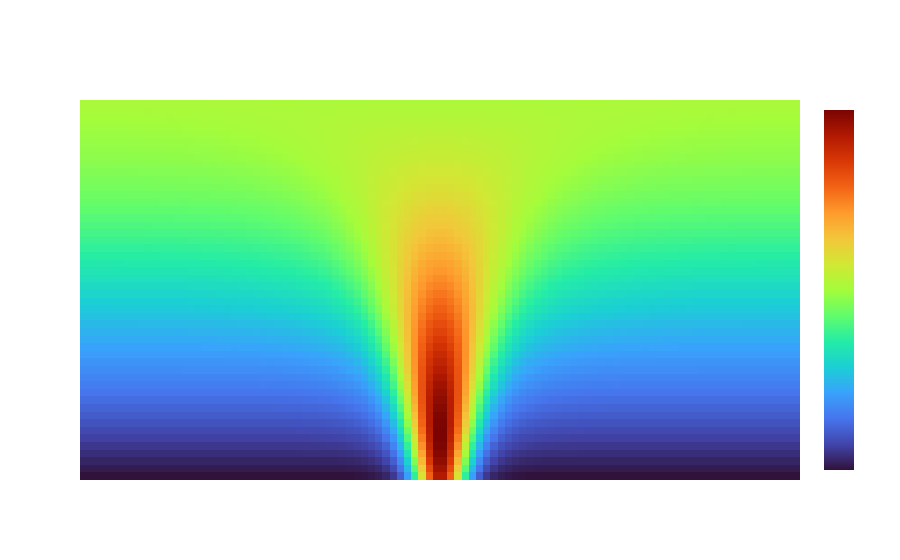

Write notebook code for a chart like this one.
### Code cell
# Stylish plotly plot
import plotly.graph_objects as go

def fancy_plot():
    # Instead of surface, visualize heatmap
    fig = go.Figure(data=[go.Heatmap(z=visual_set[channel], colorscale='turbo')])

    # Invert the y-axis
    fig.update_layout(yaxis_autorange='reversed')

    # Add the tick labels
    fig.update_xaxes(tickvals=[0, 0.5 * res, res, 1.5 * res, 2 * res - 1], ticktext=['0°', '90°', '180°', '270°', '360°'])
    fig.update_yaxes(tickvals=[0, 0.5 * res - 1], ticktext=['0°', '45°', '90°'])

    fig.update_layout(title=f'Sun Glint Reflectance (Solar Zenith: {incoming}°, Wind Speed: {wind_speed} m/s)',
                        xaxis_title='Outgoing Azimuth',
                        yaxis_title='Outgoing Zenith')

    # Set the background completely transparent
    fig.update_layout({
        'plot_bgcolor': 'rgba(0, 0, 0, 0)',
        'paper_bgcolor': 'rgba(0, 0, 0, 0)'
    })

    # Add suffix to the y-axis
    fig.update_yaxes(tickprefix='', ticksuffix='')

    # Show legend
    fig.update_layout(showlegend=True)

    # Color of gridlines and axes
    fig.update_layout({
        # Gridlines
        'yaxis': {
            'gridcolor': 'rgba(255, 255, 255, 0)',
            'title': {
                'font': {
                    'color': 'rgba(255, 255, 255, 1)'
                }
            },
            'zeroline': False
        },
        'xaxis': {
            'gridcolor': 'rgba(255, 255, 255, 0)',
            'title': {
                'font': {
                    'color': 'rgba(255, 255, 255, 1)'
                }
            },
            'zeroline': False
        },

        # Title
        'title': {
            'font': {
                'color': 'rgba(255, 255, 255, 1)'
            }
        },

        # Tick labels
        'xaxis_tickfont': {
            'color': 'rgba(255, 255, 255, 1)'
        },
        'yaxis_tickfont': {
            'color': 'rgba(255, 255, 255, 1)'
        },

        # Legend
        'legend': {
            'font': {
                'color': 'rgba(255, 255, 255, 1)'
            }
        }
    })

    # Finally update the colorbar
    fig.update_traces(colorbar=dict(
        tickfont=dict(color='white'),
        title=dict(font=dict(color='white'))
    ))

    fig.show()

    # Save the plot as a png, keep the aspect ratio given the width
    width = 1024

    fig.write_image(f'../../presentation/sun_glint_{incoming}_blinn.png', width=width)
fancy_plot()

### Figure 1 — Plotly figure (JSON) as saved in the notebook; plotly's stock layout.template omitted (floating-point values rounded to 4 significant figures; data arrays with more than 128 entries replaced by an {"elided": "..."} marker saying what was removed)
{"data": [{"colorbar": {"tickfont": {"color": "white"}, "title": {"font": {"color": "white"}}}, "colorscale": [[0, "#30123b"], [0.07143, "#4145ab"], [0.1429, "#4675ed"], [0.2143, "#39a2fc"], [0.2857, "#1bcfd4"], [0.3571, "#24eca6"], [0.4286, "#61fc6c"], [0.5, "#a4fc3b"], [0.5714, "#d1e834"], [0.6429, "#f3c63a"], [0.7143, "#fe9b2d"], [0.7857, "#f36315"], [0.8571, "#d93806"], [0.9286, "#b11901"], [1, "#7a0402"]], "type": "heatmap", "z": {"elided": "50x100 float values"}}], "layout": {"legend": {"font": {"color": "rgba(255, 255, 255, 1)"}}, "paper_bgcolor": "rgba(0, 0, 0, 0)", "plot_bgcolor": "rgba(0, 0, 0, 0)", "showlegend": true, "title": {"font": {"color": "rgba(255, 255, 255, 1)"}, "text": "Sun Glint Reflectance (Solar Zenith: 45°, Wind Speed: 25 m/s)"}, "xaxis": {"gridcolor": "rgba(255, 255, 255, 0)", "tickfont": {"color": "rgba(255, 255, 255, 1)"}, "ticktext": ["0°", "90°", "180°", "270°", "360°"], "tickvals": [0, 25, 50, 75, 99], "title": {"font": {"color": "rgba(255, 255, 255, 1)"}, "text": "Outgoing Azimuth"}, "zeroline": false}, "yaxis": {"autorange": "reversed", "gridcolor": "rgba(255, 255, 255, 0)", "tickfont": {"color": "rgba(255, 255, 255, 1)"}, "tickprefix": "", "ticksuffix": "", "ticktext": ["0°", "45°", "90°"], "tickvals": [0, 24], "title": {"font": {"color": "rgba(255, 255, 255, 1)"}, "text": "Outgoing Zenith"}, "zeroline": false}}}
